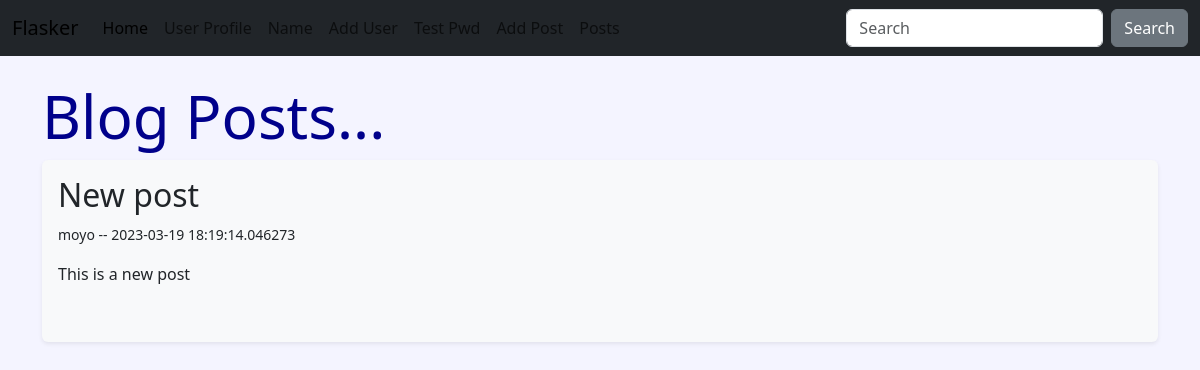
Page /posts on the earlier database version.
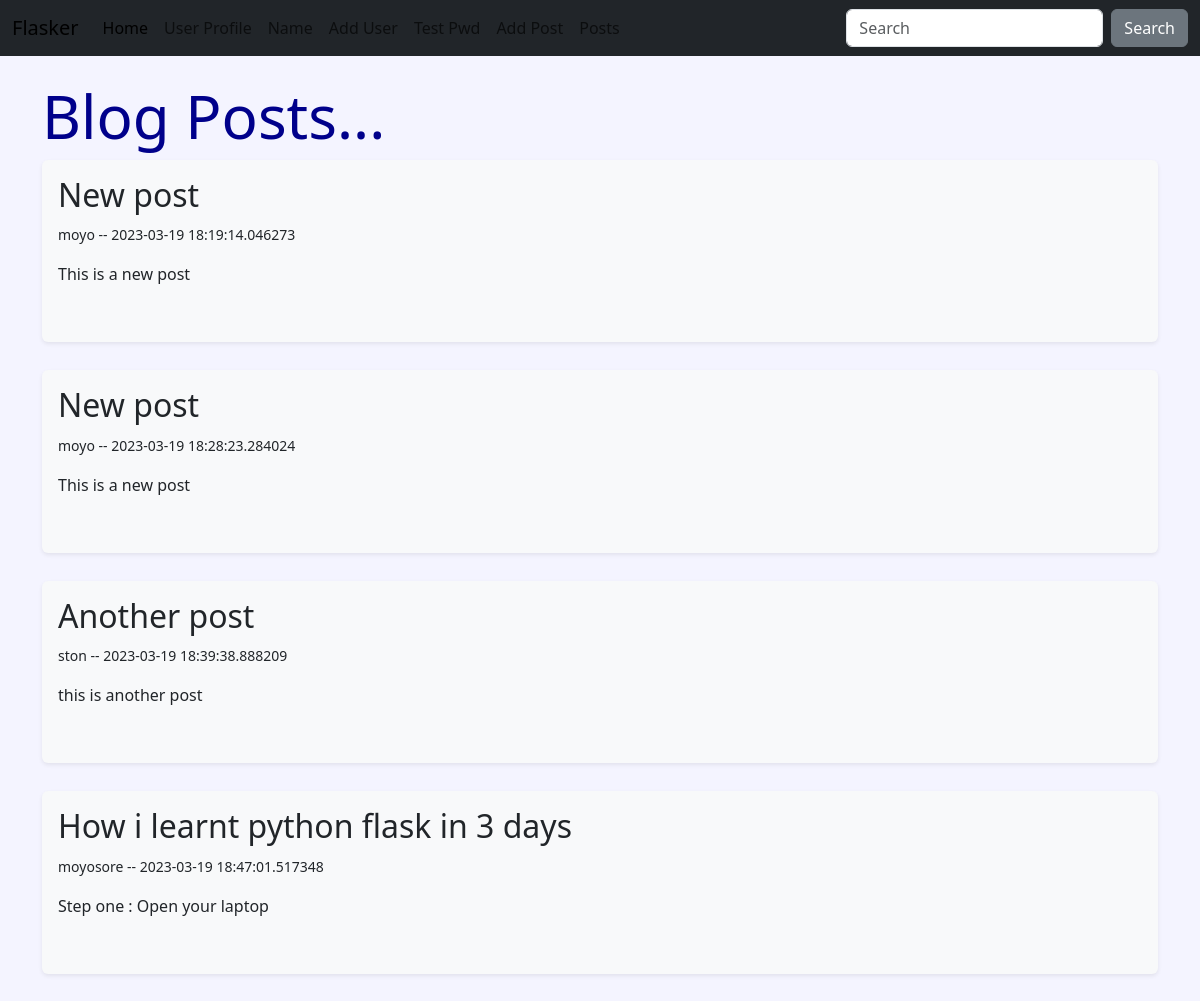
Same page on the later database version.
### hello.py (models this page shows)
class Post(db.Model):
    id = db.Column(db.Integer, primary_key=True)
    title = db.Column(db.String(255))
    content = db.Column(db.Text)
    author = db.Column(db.String(255))
    date_posted = db.Column(db.DateTime, default=datetime.utcnow)
    slug = db.Column(db.String(255))

### hello.py (the view)
@app.route('/posts')
def posts():
    posts = Post.query.order_by(Post.date_posted)
    return render_template('posts.html', posts=posts)

### templates/posts.html
{% extends 'base.html' %}
{% block content%}
<h1>Blog Posts...</h1>
{% if posts %}
{% for post in posts %}
<div class="shadow-sm p-3 mb-1 bg-body-tertiary rounded">
    <h2>{{ post.title|capitalize }}</h2>
    <p><small>{{ post.author }} -- {{ post.date_posted }}</small></p>
    <p>{{ post.content }}</p><br />
</div>
<br/>
{% endfor %}
{% else %}
<h4>No post!</h4>
{% endif %}
{% endblock %}

### templates/base.html (shortened to what this page needs)
<!doctype html>
<html lang="en">
<head>
    <link href="https://cdn.jsdelivr.net/npm/bootstrap@5.3.0-alpha1/dist/css/bootstrap.min.css" rel="stylesheet"
>
    <link href="{{ url_for('static', filename='css/style.css') }}" rel="stylesheet"></link>
</head>
<body>
    {% include 'navbar.html'%}
    <div class="container">
        <br/>
        {% block content %}
        {% endblock %}
    </div>
</body>
</html>

### templates/navbar.html (shortened to what this page needs)
<nav class="navbar navbar-expand-lg bg-dark text-white">
    <div class="container-fluid">
      <a class="navbar-brand" href="{{ url_for('index') }}">Flasker</a>
      <div class="collapse navbar-collapse" id="navbarSupportedContent">
        <ul class="navbar-nav me-auto mb-2 mb-lg-0 text-white">
          <li class="nav-item">
            <a class="nav-link active" aria-current="page" href="{{ url_for('index') }}">Home</a>
          </li>
          <li class="nav-item">
            <a class="nav-link" href="{{ url_for('user', name='moyo') }}">User Profile</a>
          </li>
          <li class="nav-item">
            <a class="nav-link" href="{{ url_for('name') }}">Name</a>
          </li>
          <li class="nav-item">
            <a class="nav-link" href="{{ url_for('add_user') }}">Add User</a>
          </li>
          <li class="nav-item">
            <a class="nav-link" href="{{ url_for('test_pw') }}">Test Pwd</a>
          </li>
          <li class="nav-item">
            <a class="nav-link" href="{{ url_for('add_post') }}">Add Post</a>
          </li>
          <li class="nav-item">
            <a class="nav-link" href="{{ url_for('posts') }}">Posts</a>
          </li>
        </ul>
        <form class="d-flex" role="search">
          <input class="form-control me-2" type="search" placeholder="Search" aria-label="Search">
          <button class="btn btn-secondary" type="submit">Search</button>
        </form>
      </div>
    </div>
  </nav>

### static/css/style.css (style rules this page uses)
h1 { color: darkblue; font-size: 60px; }
body { background-color: #f4f4ff; }

Differences in the rows shown:
added Post: title "New post", author "moyo", date_posted "2023-03-19 18:28:23.284024", content "This is a new post"
added Post: title "Another post", author "ston", date_posted "2023-03-19 18:39:38.888209", content "this is another post"
added Post: title "How i learnt python flask in 3 days", author "moyosore", date_posted "2023-03-19 18:47:01.517348", content "Step one : Open your laptop"
